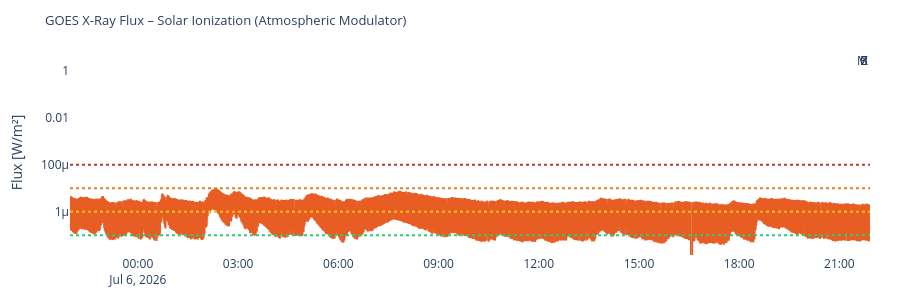

Source (notebook cell):
### Code cell
# ============================================================
# X-RAY FLUX (GOES) – Solar ionization as atmospheric modulator
# ============================================================

if raw['xray']:
    df_x = pd.DataFrame(raw['xray'])
    tc   = next((c for c in df_x.columns if 'time' in c.lower()), df_x.columns[0])
    fc   = next((c for c in df_x.columns
                 if any(k in c.lower() for k in ['flux','long','energy']) and c != tc),
                df_x.columns[1])
    df_x['time'] = pd.to_datetime(df_x[tc])
    df_x['flux'] = pd.to_numeric(df_x[fc], errors='coerce')
    df_x = df_x.dropna(subset=['flux']).sort_values('time')

    fig = go.Figure()
    fig.add_trace(go.Scatter(
        x=df_x['time'], y=df_x['flux'],
        line=dict(color='#E85D24', width=1.5), name='X-Ray Flux'
    ))
    for lvl, lbl, col in [
        (1e-4,'X','#c0392b'), (1e-5,'M','#e67e22'),
        (1e-6,'C','#f1c40f'), (1e-7,'B','#2ecc71')
    ]:
        fig.add_hline(y=lvl, line_dash='dot', line_color=col,
                      annotation_text=lbl)
    fig.update_layout(
        title=dict(text='GOES X-Ray Flux – Solar Ionization (Atmospheric Modulator)', font=dict(size=13)),
        yaxis=dict(type='log', title='Flux [W/m²]'),
        height=300, plot_bgcolor='rgba(0,0,0,0)', paper_bgcolor='rgba(0,0,0,0)',
        margin=dict(l=70, r=30, t=50, b=40), showlegend=False
    )
    fig.show()

### Figure 1 — Plotly figure (JSON) as saved in the notebook; plotly's stock layout.template omitted (floating-point values rounded to 4 significant figures; data arrays with more than 128 entries replaced by an {"elided": "..."} marker saying what was removed)
{"data": [{"line": {"color": "#E85D24", "width": 1.5}, "name": "X-Ray Flux", "type": "scatter", "x": {"elided": "2876 str values"}, "y": {"elided": "2876 float values"}}], "layout": {"annotations": [{"showarrow": false, "text": "X", "x": 1, "xanchor": "right", "xref": "x domain", "y": 0.0001, "yanchor": "bottom", "yref": "y"}, {"showarrow": false, "text": "M", "x": 1, "xanchor": "right", "xref": "x domain", "y": 1e-05, "yanchor": "bottom", "yref": "y"}, {"showarrow": false, "text": "C", "x": 1, "xanchor": "right", "xref": "x domain", "y": 1e-06, "yanchor": "bottom", "yref": "y"}, {"showarrow": false, "text": "B", "x": 1, "xanchor": "right", "xref": "x domain", "y": 1e-07, "yanchor": "bottom", "yref": "y"}], "height": 300, "margin": {"b": 40, "l": 70, "r": 30, "t": 50}, "paper_bgcolor": "rgba(0,0,0,0)", "plot_bgcolor": "rgba(0,0,0,0)", "shapes": [{"line": {"color": "#c0392b", "dash": "dot"}, "type": "line", "x0": 0, "x1": 1, "xref": "x domain", "y0": 0.0001, "y1": 0.0001, "yref": "y"}, {"line": {"color": "#e67e22", "dash": "dot"}, "type": "line", "x0": 0, "x1": 1, "xref": "x domain", "y0": 1e-05, "y1": 1e-05, "yref": "y"}, {"line": {"color": "#f1c40f", "dash": "dot"}, "type": "line", "x0": 0, "x1": 1, "xref": "x domain", "y0": 1e-06, "y1": 1e-06, "yref": "y"}, {"line": {"color": "#2ecc71", "dash": "dot"}, "type": "line", "x0": 0, "x1": 1, "xref": "x domain", "y0": 1e-07, "y1": 1e-07, "yref": "y"}], "showlegend": false, "title": {"font": {"size": 13}, "text": "GOES X-Ray Flux – Solar Ionization (Atmospheric Modulator)"}, "yaxis": {"title": {"text": "Flux [W/m²]"}, "type": "log"}}}
